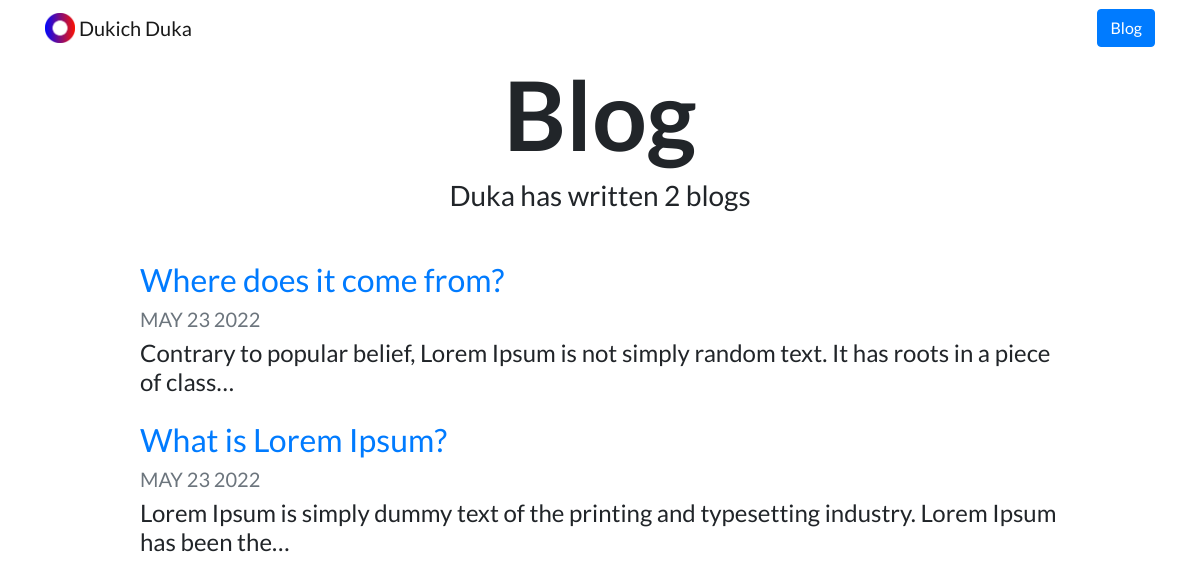
/blog/, run on an earlier commit of the app's database.
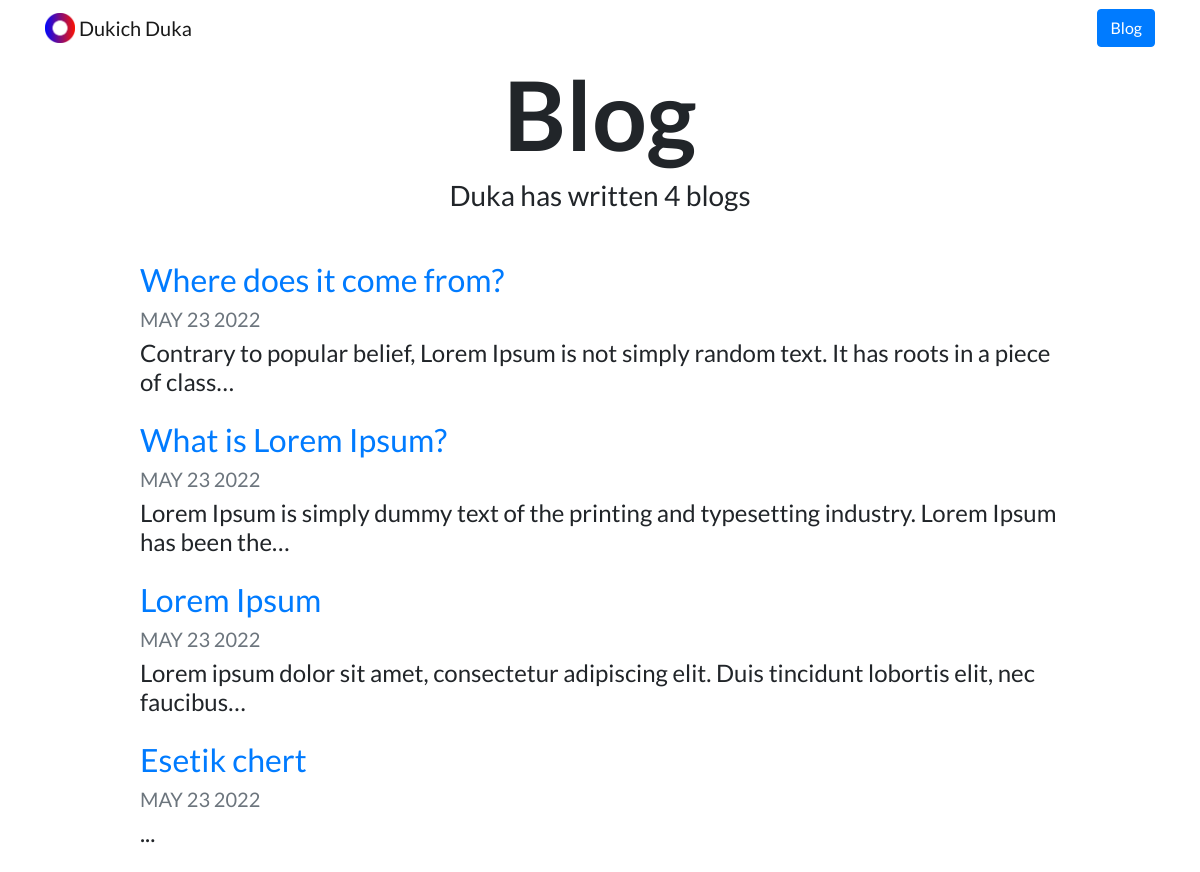
And on a later commit of the database.
### blog/models.py (models this page shows, shortened)
class Blog(models.Model):
    title = models.CharField(max_length=100)
    description = models.TextField()
    date = models.DateField()

### blog/views.py (the view)
# urls.py: path('', views.all_blogs, name="all_blogs"),
def all_blogs(request):
    projects = Blog.objects.order_by('-date')
    return render(request, "blog/all_blogs.html", {'projects':projects})

### blog/templates/blog/all_blogs.html
{% extends "portfolio/base.html" %}
{% load static %}
{% block content %}
<h1 id="blogtitle" class="font-weight-bold text-center">Blog</h1>
<h3 class="text-center mb-5">Duka has written {{ projects.count }} blog{{ projects.count|pluralize }}</h3>
{% for i in projects %}
<div class="row justify-content-center my-3">
  <div class="col-md-10">
    <a href="{% url 'blog:detail' i.id %}">
      <h2>{{ i.title }}</h2>
    </a>
    <h5 class="text-muted">{{ i.date|date:'M d Y'|upper }}</h5>
    <h4>{{ i.description|striptags|truncatechars:100 }}</h4>
  </div>
</div>
{% endfor %}
{% endblock %}

What changed in the data, as far as the page shows it:
added Blog: title "Lorem Ipsum", date "MAY 23 2022", description "Lorem ipsum dolor sit amet, consectetur adipiscing elit. Duis tincidunt lobortis elit, nec faucibus…"
added Blog: title "Esetik chert", date "MAY 23 2022", description "..."
Also different on the page:
{{ projects.count }}: "2" → "4"
